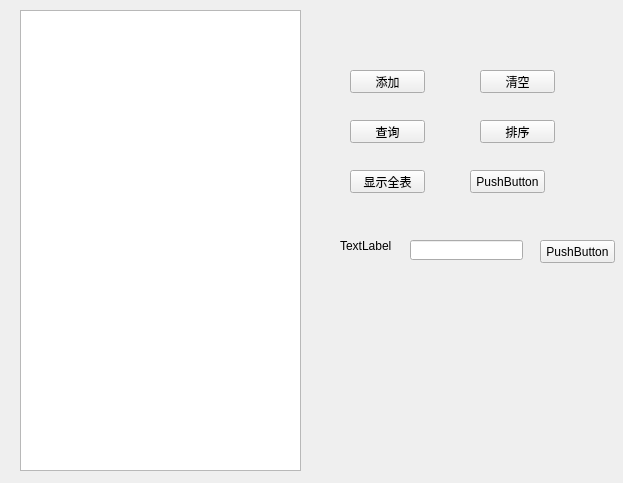
<?xml version="1.0" encoding="UTF-8"?>
<ui version="4.0">
 <class>DataBase</class>
 <widget class="QWidget" name="DataBase">
  <property name="geometry">
   <rect>
    <x>0</x>
    <y>0</y>
    <width>623</width>
    <height>483</height>
   </rect>
  </property>
  <property name="windowTitle">
   <string>Form</string>
  </property>
  <widget class="QTableView" name="tableView">
   <property name="geometry">
    <rect>
     <x>20</x>
     <y>10</y>
     <width>281</width>
     <height>461</height>
    </rect>
   </property>
  </widget>
  <widget class="QPushButton" name="pushButton">
   <property name="geometry">
    <rect>
     <x>350</x>
     <y>70</y>
     <width>75</width>
     <height>23</height>
    </rect>
   </property>
   <property name="text">
    <string>添加</string>
   </property>
  </widget>
  <widget class="QPushButton" name="lookfor">
   <property name="geometry">
    <rect>
     <x>350</x>
     <y>120</y>
     <width>75</width>
     <height>23</height>
    </rect>
   </property>
   <property name="text">
    <string>查询</string>
   </property>
  </widget>
  <widget class="QPushButton" name="clearquery">
   <property name="geometry">
    <rect>
     <x>480</x>
     <y>70</y>
     <width>75</width>
     <height>23</height>
    </rect>
   </property>
   <property name="text">
    <string>清空</string>
   </property>
  </widget>
  <widget class="QPushButton" name="setorder">
   <property name="geometry">
    <rect>
     <x>480</x>
     <y>120</y>
     <width>75</width>
     <height>23</height>
    </rect>
   </property>
   <property name="text">
    <string>排序</string>
   </property>
  </widget>
  <widget class="QPushButton" name="showall">
   <property name="geometry">
    <rect>
     <x>350</x>
     <y>170</y>
     <width>75</width>
     <height>23</height>
    </rect>
   </property>
   <property name="text">
    <string>显示全表</string>
   </property>
  </widget>
  <widget class="QPushButton" name="pushButton_6">
   <property name="geometry">
    <rect>
     <x>470</x>
     <y>170</y>
     <width>75</width>
     <height>23</height>
    </rect>
   </property>
   <property name="text">
    <string>PushButton</string>
   </property>
  </widget>
  <widget class="QLabel" name="label">
   <property name="geometry">
    <rect>
     <x>340</x>
     <y>240</y>
     <width>54</width>
     <height>12</height>
    </rect>
   </property>
   <property name="text">
    <string>TextLabel</string>
   </property>
  </widget>
  <widget class="QLineEdit" name="lineEdit">
   <property name="geometry">
    <rect>
     <x>410</x>
     <y>240</y>
     <width>113</width>
     <height>20</height>
    </rect>
   </property>
  </widget>
  <widget class="QPushButton" name="pushButton_7">
   <property name="geometry">
    <rect>
     <x>540</x>
     <y>240</y>
     <width>75</width>
     <height>23</height>
    </rect>
   </property>
   <property name="text">
    <string>PushButton</string>
   </property>
  </widget>
 </widget>
 <resources/>
 <connections/>
</ui>
